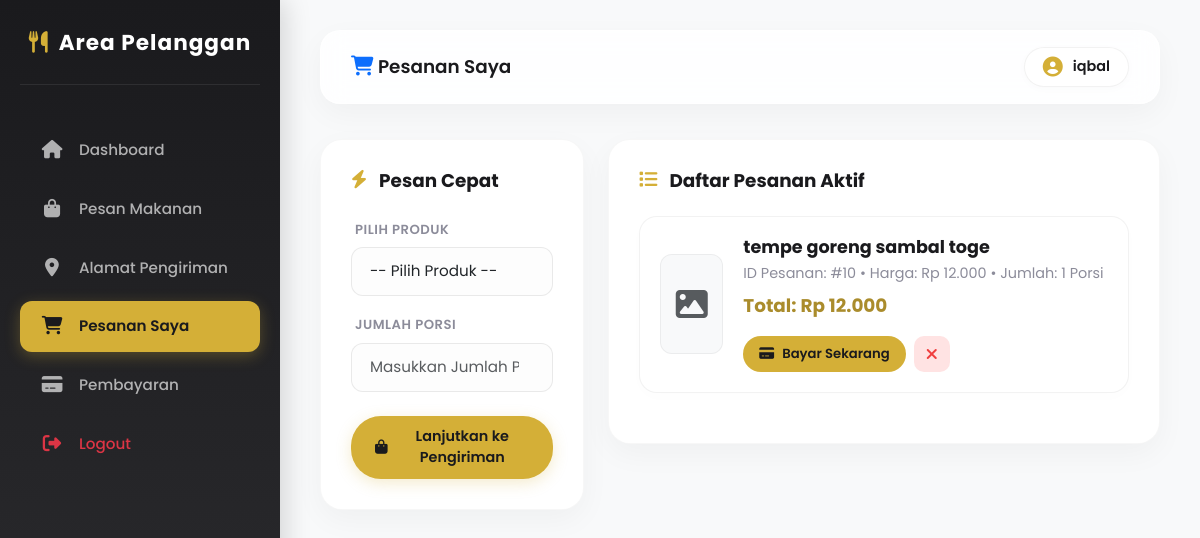
The app's page /pengunjung/pesanan.php (signed in) with its own data.
### tables this page shows
CREATE TABLE `users` (
  `id` int(11) NOT NULL,
  `username` varchar(50) DEFAULT NULL,
  `password` varchar(255) NOT NULL,
  `role` enum('admin','petugas','pengunjung') DEFAULT NULL
);

CREATE TABLE `detail_pesanan` (
  `id` int(11) NOT NULL,
  `pesanan_id` int(11) DEFAULT NULL,
  `produk_id` int(11) DEFAULT NULL,
  `jumlah` int(11) DEFAULT NULL,
  `subtotal` int(11) DEFAULT NULL
);

CREATE TABLE `produk` (
  `id` int(11) NOT NULL,
  `nama` varchar(100) DEFAULT NULL,
  `deskripsi` text,
  `harga` int(11) DEFAULT NULL,
  `gambar` varchar(100) DEFAULT NULL
);

CREATE TABLE `pesanan` (
  `id` int(11) NOT NULL,
  `user_id` int(11) DEFAULT NULL,
  `alamat_id` int(11) DEFAULT NULL,
  `ongkir_id` int(11) DEFAULT NULL,
  `tanggal` timestamp NULL DEFAULT CURRENT_TIMESTAMP,
  `total` int(11) DEFAULT NULL
);

### pengunjung/pesanan.php (the view, shortened to what this page needs)
<?php
include '../koneksi.php';
$user_id = $_SESSION['id'];
$q_pengunjung = mysqli_query($conn, "SELECT username FROM users WHERE id='$user_id'");
$d_pengunjung = mysqli_fetch_assoc($q_pengunjung);
$nama_pengunjung = $d_pengunjung['username'];
$data = mysqli_query($conn,"
SELECT dp.*, pr.nama, pr.harga, pr.gambar, p.id as pesanan_id, p.total as pesanan_total, pb.status as status_bayar
FROM detail_pesanan dp
JOIN pesanan p ON dp.pesanan_id=p.id
JOIN produk pr ON dp.produk_id=pr.id
LEFT JOIN pembayaran pb ON p.id = pb.pesanan_id
WHERE p.user_id='$user_id'
ORDER BY dp.id DESC
");
?>
<!DOCTYPE html>
<html lang="id">
<head>
    <link href="https://cdnjs.cloudflare.com/ajax/libs/font-awesome/6.5.0/css/all.min.css" rel="stylesheet">
    <link href="https://cdn.jsdelivr.net/npm/bootstrap@5.3.0/dist/css/bootstrap.min.css" rel="stylesheet">
    <link href="../css/dashboard.css" rel="stylesheet">
</head>
<body>
    <?php include '../includes/sidebar_pengunjung.php'; ?>
    <div class="main-content">
        <?php
        $topbar_title = "Pesanan Saya";
        $user_name = $nama_pengunjung;
        $topbar_icon = '<i class="fa fa-shopping-cart text-primary"></i>';
        include '../includes/topbar.php';
        ?>
        <div class="row">
            <div class="col-lg-4 mb-4">
                <div class="card-premium">
                    <h5 class="card-title-premium"><i class="fa fa-bolt"></i> Pesan Cepat</h5>
                    <form method="POST">
                        <div class="mb-3">
                            <label class="form-label-muted">Pilih Produk</label>
                            <select name="produk_id" class="form-select" required>
                                <option value="">-- Pilih Produk --</option>
                            </select>
                        </div>
                        <div class="mb-4">
                            <label class="form-label-muted">Jumlah Porsi</label>
                            <input type="number" name="jumlah" class="form-control" placeholder="Masukkan Jumlah Porsi" min="1" required>
                        </div>
                        <button name="tambah" class="btn-premium-primary w-100 justify-content-center">
                            <i class="fa fa-shopping-bag"></i> Lanjutkan ke Pengiriman
                        </button>
                    </form>
                </div>
            </div>
            <div class="col-lg-8">
                <div class="card-premium">
                    <h5 class="card-title-premium mb-4"><i class="fa fa-list"></i> Daftar Pesanan Aktif</h5>
                    <div>
                        <?php if(mysqli_num_rows($data) > 0){ ?>
                            <?php while($d=mysqli_fetch_array($data)){ ?>
                            <div class="pesanan-box">
                                <?php if(!empty($d['gambar']) && file_exists("../upload/".$d['gambar'])){ ?>
                                    <img src="../upload/<?= htmlspecialchars($d['gambar']) ?>" class="pesanan-img" alt="<?= htmlspecialchars($d['nama']) ?>">
                                <?php } else { ?>
                                    <div class="pesanan-img bg-light d-flex align-items-center justify-content-center text-muted">
                                        <i class="fa fa-image fa-2x"></i>
                                    </div>
                                <?php } ?>
                                <div class="pesanan-details">
                                    <div class="d-flex justify-content-between align-items-center flex-wrap gap-3">
                                        <div>
                                            <h6><?= htmlspecialchars($d['nama']) ?></h6>
                                            <div class="pesanan-meta">
                                                ID Pesanan: #<?= $d['pesanan_id'] ?> &bull;
                                                Harga: Rp <?= number_format($d['harga'], 0, ',', '.') ?> &bull;
                                                Jumlah: <?= $d['jumlah'] ?> Porsi
                                            </div>
                                            <div class="pesanan-price">Total: Rp <?= number_format($d['subtotal'], 0, ',', '.') ?></div>
                                        </div>
                                        <div class="d-flex gap-2 align-items-center action-wrapper">
                                            <?php if($d['status_bayar'] == 'lunas') { ?>
                                                <span class="status-badge lunas"><i class="fa fa-check-circle"></i> Lunas</span>
                                            <?php } else { ?>
                                                <?php if($d['status_bayar'] == 'pending') { ?>
                                                    <span class="status-badge pending"><i class="fa fa-clock"></i> Pending (Menunggu)</span>
                                                <?php } else { ?>
                                                    <a href="pembayaran.php?pesanan_id=<?= $d['pesanan_id'] ?>" class="btn-premium-primary py-2 px-3 shadow-none" style="font-size: 0.825rem; border-radius: 20px;">
                                                        <i class="fa fa-credit-card"></i> Bayar Sekarang
                                                    </a>
                                                <?php } ?>
                                                <button type="button" class="btn-action-premium btn-delete-premium" onclick="konfirmasiHapus('?hapus=<?= $d['id'] ?>')" title="Batalkan Pesanan">
                                                    <i class="fa fa-times"></i>
                                                </button>
                                            <?php } ?>
                                        </div>
                                    </div>
                                </div>
                            </div>
                            <?php } ?>
                        <?php } ?>
                    </div>
                </div>
            </div>
        </div>
    </div>
</body>
</html>

### includes/topbar.php (shortened to what this page needs)
<div class="topbar">
    <div class="topbar-title">
        <h5><?= isset($topbar_icon) ? $topbar_icon : '<i class="fa fa-chart-pie"></i>' ?> <?= htmlspecialchars($topbar_title) ?></h5>
    </div>
    <div class="topbar-profile">
        <div class="topbar-user">
            <i class="fa fa-user-circle"></i> <span><?= htmlspecialchars($user_name) ?></span>
        </div>
    </div>
</div>

### css/dashboard.css (style rules this page uses)
:root { --gold: #D4AF37; --gold-dark: #AA8C2C; --gold-light: rgba(212, 175, 55, 0.15); --dark: #1A1A1D; --dark-medium: #242428; --sidebar-bg: linear-gradient(180deg, #1A1A1D 0%, #2D2D30 100%); --bg-light: #F8F9FA; --card-shadow: 0 10px 30px rgba(0, 0, 0, 0.04); --hover-shadow: 0 15px 35px rgba(212, 175, 55, 0.12); --transition: all 0.3s cubic-bezier(0.25, 0.8, 0.25, 1); }
* { margin: 0; padding: 0; box-sizing: border-box; }
body { font-family: 'Poppins', sans-serif; background-color: var(--bg-light); color: var(--dark); min-height: 100vh; overflow-x: hidden; }
.main-content { margin-left: 280px; padding: 30px 40px; transition: var(--transition); min-height: 100vh; }
.topbar { background: rgba(255, 255, 255, 0.85); backdrop-filter: blur(12px); -webkit-backdrop-filter: blur(12px); padding: 16px 30px; border-radius: 20px; margin-bottom: 35px; display: flex; justify-content: space-between; align-items: center; box-shadow: var(--card-shadow); border: 1px solid rgba(255, 255, 255, 0.5); }
.topbar-title { display: flex; align-items: center; gap: 12px; }
.topbar-title h5 { margin: 0; font-weight: 600; color: var(--dark); font-size: 1.15rem; }
.topbar-title i { color: var(--gold); font-size: 1.25rem; }
.topbar-profile { display: flex; align-items: center; gap: 12px; }
.topbar-user { display: flex; align-items: center; gap: 10px; background: #ffffff; padding: 8px 18px; border-radius: 30px; border: 1px solid rgba(0, 0, 0, 0.05); box-shadow: 0 2px 8px rgba(0, 0, 0, 0.02); font-weight: 600; color: var(--dark); font-size: 0.9rem; }
.topbar-user i { font-size: 1.25rem; color: var(--gold); }
.card-premium { background: #ffffff; border-radius: 22px; border: 1px solid rgba(0, 0, 0, 0.03); padding: 30px; box-shadow: var(--card-shadow); transition: var(--transition); }
.card-title-premium { font-weight: 700; color: var(--dark); font-size: 1.15rem; margin-bottom: 25px; display: flex; align-items: center; gap: 12px; }
.card-title-premium i { color: var(--gold); }
.btn-premium-primary { background: var(--gold); color: var(--dark) !important; border: none; border-radius: 30px; padding: 10px 24px; font-weight: 600; font-size: 0.9rem; display: inline-flex; align-items: center; gap: 8px; text-decoration: none; transition: var(--transition); box-shadow: 0 4px 15px rgba(212, 175, 55, 0.25); }
.btn-action-premium { width: 36px; height: 36px; border-radius: 10px; display: inline-flex; align-items: center; justify-content: center; border: none; transition: var(--transition); text-decoration: none; }
.btn-delete-premium { background-color: #ffe3e3; color: #f03e3e !important; }
.form-control, .form-select { border-radius: 12px; padding: 12px 18px; border: 1px solid rgba(0, 0, 0, 0.08); background: #FDFDFD; font-size: 0.95rem; transition: var(--transition); }
.form-label-muted { font-size: 0.825rem; font-weight: 600; color: #8c8c9a; text-transform: uppercase; letter-spacing: 0.5px; margin-bottom: 8px; margin-left: 4px; }

### pengunjung/pesanan.php (style rules this page uses)
.pesanan-box { background: white; border: 1px solid rgba(0, 0, 0, 0.05); border-radius: 18px; padding: 20px; margin-bottom: 20px; box-shadow: 0 4px 15px rgba(0,0,0,0.01); transition: all 0.3s ease; display: flex; align-items: center; gap: 20px; }
.pesanan-img { width: 100px; height: 100px; object-fit: cover; border-radius: 12px; border: 1px solid rgba(0,0,0,0.05); }
.pesanan-details { flex-grow: 1; }
.pesanan-details h6 { font-weight: 700; color: var(--dark); margin-bottom: 5px; font-size: 1.1rem; }
.pesanan-meta { color: #8c8c9a; font-size: 0.9rem; margin-bottom: 8px; }
.pesanan-price { font-weight: 700; color: var(--gold-dark); font-size: 1.15rem; }

### records on screen
users: username "iqbal"
detail_pesanan: produk.nama "tempe goreng sambal toge", pesanan "10", produk.harga "12.000", jumlah "1", subtotal "12.000"

### other values on screen
$topbar_title "Pesanan Saya"
